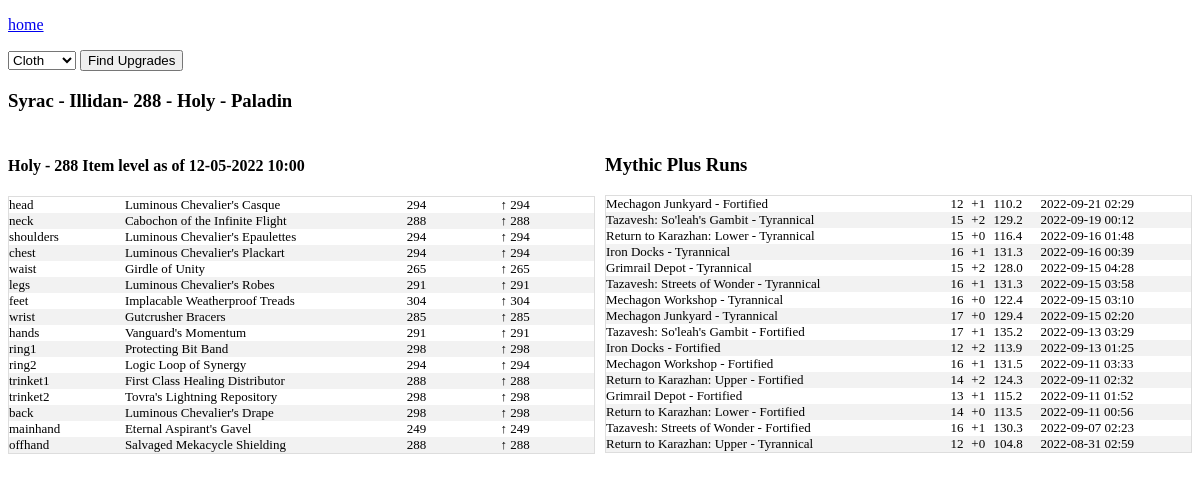
Page /us/Illidan/Syrac on the committed database.
### tables this page shows
CREATE TABLE character_gear_ext(
  name TEXT,
  realm TEXT,
  region TEXT,
  item_level TEXT,
  item_slot TEXT,
  item_name TEXT,
  derived_item_level REAL,
  last_crawled_at TEXT,
  equipped_item_level TEXT,
  class TEXT,
  unique_key,
  active_spec_name TEXT,
  active_spec_role TEXT,
  slot_item_level_change
, item_lookup);

CREATE TABLE all_mythic_plus_runs (
    name TEXT
    ,region TEXT
    ,realm TEXT
    ,dungeon TEXT
    ,short_name TEXT
    ,mythic_level int
    ,completed_at TEXT
    ,clear_time_ms INT
    ,num_keystone_upgrades INT
    ,map_challenge_mode_id INT
    ,zone_id INT
    ,score FLOAT
    ,affixes TEXT
    ,URL TEXT 
    ,unique_key TEXT UNIQUE
    ,tyr_or_fort TEXT
    , active_spec_name TEXT, active_spec_role TEXT, class TEXT);

### app.py (the view, shortened to what this page needs)
@app.route('/<region>/<realm>/<character_name>',methods=['POST','GET'])
def character_name(region,realm,character_name):
    conn = create_connection()
    cursor = conn.cursor()
    distinct_crawl_dates = cursor.execute("""select distinct active_spec_role
                                        ,active_spec_name
                                        ,last_crawled_at as last_crawled_cleansed
                                        ,last_crawled_at
                                        ,equipped_item_level
                                        from character_gear_ext
                                        where name = '{}'
                                            and realm = '{}'
                                            and region = '{}'

                                        order by last_crawled_at desc
                                            """.format(character_name,realm,region)).fetchall()
    results = cursor.execute("""select *
                            from character_gear_ext
                            where name = '{}'
                                and realm = '{}'
                                and region = '{}'
                            and item_slot not in ('tabard','shirt')
                                """.format(character_name,realm,region))
    data = results.fetchall()
    all_mythic_plus_runs = cursor.execute("""select *
                                    ,strftime('%Y-%m-%d %H:%M',completed_at) as completed_at_cleansed
                                    from all_mythic_plus_runs
                                    where name = '{}'
                                        and realm = '{}'
                                        and region = '{}'
                                    order by completed_at desc
                                        """.format(character_name,realm,region)).fetchall()
    character = cursor.execute("""select *
                            ,last_crawled_at as last_crawled_cleansed
                            from character_gear_ext
                            where name = '{}'
                                and realm = '{}'
                                and region = '{}'
                            and item_slot not in ('tabard','shirt')
                            order by last_crawled_at desc
                                """.format(character_name,realm,region)).fetchone()
    return render_template('character.html',data=data,character=character,distinct_crawl_dates=distinct_crawl_dates,all_mythic_plus_runs=all_mythic_plus_runs)

### app.py (called while the page is built)
def create_connection():
    conn = None
    try:
        file ="/home/terrysey/MythicPlus/mplus.db"
        conn = sqlite3.connect(file
        ,detect_types=sqlite3.PARSE_DECLTYPES)
        conn.row_factory=sqlite3.Row
        return conn
    except Error as e:
        print(e)
        try:
            file="/Users/terryseyler/git/mythicplus/mplus.db"
            conn = sqlite3.connect(file
            ,detect_types=sqlite3.PARSE_DECLTYPES)
            conn.row_factory=sqlite3.Row
            return conn
        except Error as e:
            print(e)
            try:
                file="C:/Users/tlsey/git/MythicPlus/mplus.db"
                conn = sqlite3.connect(file
                ,detect_types=sqlite3.PARSE_DECLTYPES)
                conn.row_factory=sqlite3.Row
                return conn
            except Error as e:
                print(e)

### templates/character.html (shortened to what this page needs)
<!doctype html>
<link rel="stylesheet" href="{{ url_for('static', filename='style.css') }}">
<html>
<p><a href="{{url_for('index')}}">home</a></p>
<div class="form">
<span>
<form method="POST">
<select name="item_subclass" id="item_subclass">
  <option value="Cloth">Cloth</option>
</select>
<input class="btn" type="submit" name="submit_button" value="Find Upgrades">
</form>
</span>
</div>
<h3>{{ character['name'] }} - {{ character['realm'] }}- {{ character['equipped_item_level'] }} - {{ character['active_spec_name'] }} - {{character['class']}}</h3>
<div class="row">
<div class ="column">
{% for date in distinct_crawl_dates %}
<h4>{{ date['active_spec_name'] }} - {{date['equipped_item_level']}} Item level as of {{date['last_crawled_cleansed'] }}</h4>
<table class="character">
{% for item in data %}
{% if item['last_crawled_at'] == date['last_crawled_at'] %}
<tr>
  <td width="5%">{{ item['item_slot'] }}</td>
  <td width="15%">{{ item['item_name'] }}</td>
  <td width="5%">{{ item['item_level'] }}</td>
{% if item['slot_item_level_change'] > 0 %}
  <td width="5%">&uarr; {{ item['slot_item_level_change']}}</td>
{% elif item['slot_item_level_change'] < 0 %}
  <td width="5%">&darr;{{ item['slot_item_level_change']}}</td>
{% else %}
  <td width="5%">&harr;</td>
{% endif %}
</tr>
{% endif %}
{% endfor %}
</table>
{% endfor %}
</div>
<div class="column">
<h3>Mythic Plus Runs</h3>
  <table class="character">
  {% for dungeon in all_mythic_plus_runs %}
  <tr>
    <td>{{ dungeon['dungeon'] }} - {{dungeon['tyr_or_fort']}}</td>
    <td>{{ dungeon['mythic_level'] }}</td>
    <td>+{{ dungeon['num_keystone_upgrades'] }}</td>
    <td>{{ dungeon['score'] }}</td>
    <td>{{ dungeon['completed_at_cleansed'] }}</td>
  </tr>
  {% endfor %}
</table>
</div>
</div>

### static/style.css (style rules this page uses)
table.character { border-collapse: collapse; border-spacing: 0; width: 100%; border: 1px solid #ddd; }
th, td { text-align: left; vertical-align:top; padding: 0px; font-size: 13px; }
tr:nth-child(even) { background-color: #f2f2f2; }
.row { display: flex; margin-left:-5px; margin-right:-5px; }
.column { flex: 50%; padding: 5px; }

### rows in the picture
character_gear_ext: name "Syrac", realm "Illidan", equipped_item_level "288", active_spec_name "Holy", class "Paladin", item_slot "head", item_name "Luminous Chevalier's Casque", item_level "294", slot_item_level_change "294"
character_gear_ext: item_slot "neck", item_name "Cabochon of the Infinite Flight", item_level "288", slot_item_level_change "288"
character_gear_ext: item_slot "shoulders", item_name "Luminous Chevalier's Epaulettes", item_level "294", slot_item_level_change "294"
character_gear_ext: item_slot "chest", item_name "Luminous Chevalier's Plackart", item_level "294", slot_item_level_change "294"
character_gear_ext: item_slot "waist", item_name "Girdle of Unity", item_level "265", slot_item_level_change "265"
character_gear_ext: item_slot "legs", item_name "Luminous Chevalier's Robes", item_level "291", slot_item_level_change "291"
character_gear_ext: item_slot "feet", item_name "Implacable Weatherproof Treads", item_level "304", slot_item_level_change "304"
character_gear_ext: item_slot "wrist", item_name "Gutcrusher Bracers", item_level "285", slot_item_level_change "285"
character_gear_ext: item_slot "hands", item_name "Vanguard's Momentum", item_level "291", slot_item_level_change "291"
character_gear_ext: item_slot "ring1", item_name "Protecting Bit Band", item_level "298", slot_item_level_change "298"
character_gear_ext: item_slot "ring2", item_name "Logic Loop of Synergy", item_level "294", slot_item_level_change "294"
character_gear_ext: item_slot "trinket1", item_name "First Class Healing Distributor", item_level "288", slot_item_level_change "288"
character_gear_ext: item_slot "trinket2", item_name "Tovra's Lightning Repository", item_level "298", slot_item_level_change "298"
character_gear_ext: item_slot "back", item_name "Luminous Chevalier's Drape", item_level "298", slot_item_level_change "298"
character_gear_ext: item_slot "mainhand", item_name "Eternal Aspirant's Gavel", item_level "249", slot_item_level_change "249"
character_gear_ext: item_slot "offhand", item_name "Salvaged Mekacycle Shielding", item_level "288", slot_item_level_change "288"
all_mythic_plus_runs: dungeon "Mechagon Junkyard", tyr_or_fort "Fortified", mythic_level "12", num_keystone_upgrades "1", score "110.2", completed_at_cleansed "2022-09-21 02:29"
all_mythic_plus_runs: dungeon "Tazavesh: So'leah's Gambit", tyr_or_fort "Tyrannical", mythic_level "15", num_keystone_upgrades "2", score "129.2", completed_at_cleansed "2022-09-19 00:12"
all_mythic_plus_runs: dungeon "Return to Karazhan: Lower", tyr_or_fort "Tyrannical", mythic_level "15", num_keystone_upgrades "0", score "116.4", completed_at_cleansed "2022-09-16 01:48"
all_mythic_plus_runs: dungeon "Iron Docks", tyr_or_fort "Tyrannical", mythic_level "16", num_keystone_upgrades "1", score "131.3", completed_at_cleansed "2022-09-16 00:39"
all_mythic_plus_runs: dungeon "Grimrail Depot", tyr_or_fort "Tyrannical", mythic_level "15", num_keystone_upgrades "2", score "128.0", completed_at_cleansed "2022-09-15 04:28"
all_mythic_plus_runs: dungeon "Tazavesh: Streets of Wonder", tyr_or_fort "Tyrannical", mythic_level "16", num_keystone_upgrades "1", score "131.3", completed_at_cleansed "2022-09-15 03:58"
all_mythic_plus_runs: dungeon "Mechagon Workshop", tyr_or_fort "Tyrannical", mythic_level "16", num_keystone_upgrades "0", score "122.4", completed_at_cleansed "2022-09-15 03:10"
all_mythic_plus_runs: dungeon "Mechagon Junkyard", tyr_or_fort "Tyrannical", mythic_level "17", num_keystone_upgrades "0", score "129.4", completed_at_cleansed "2022-09-15 02:20"
all_mythic_plus_runs: dungeon "Tazavesh: So'leah's Gambit", tyr_or_fort "Fortified", mythic_level "17", num_keystone_upgrades "1", score "135.2", completed_at_cleansed "2022-09-13 03:29"
all_mythic_plus_runs: dungeon "Iron Docks", tyr_or_fort "Fortified", mythic_level "12", num_keystone_upgrades "2", score "113.9", completed_at_cleansed "2022-09-13 01:25"
all_mythic_plus_runs: dungeon "Mechagon Workshop", tyr_or_fort "Fortified", mythic_level "16", num_keystone_upgrades "1", score "131.5", completed_at_cleansed "2022-09-11 03:33"
all_mythic_plus_runs: dungeon "Return to Karazhan: Upper", tyr_or_fort "Fortified", mythic_level "14", num_keystone_upgrades "2", score "124.3", completed_at_cleansed "2022-09-11 02:32"
all_mythic_plus_runs: dungeon "Grimrail Depot", tyr_or_fort "Fortified", mythic_level "13", num_keystone_upgrades "1", score "115.2", completed_at_cleansed "2022-09-11 01:52"
all_mythic_plus_runs: dungeon "Return to Karazhan: Lower", tyr_or_fort "Fortified", mythic_level "14", num_keystone_upgrades "0", score "113.5", completed_at_cleansed "2022-09-11 00:56"
all_mythic_plus_runs: dungeon "Tazavesh: Streets of Wonder", tyr_or_fort "Fortified", mythic_level "16", num_keystone_upgrades "1", score "130.3", completed_at_cleansed "2022-09-07 02:23"
all_mythic_plus_runs: dungeon "Return to Karazhan: Upper", tyr_or_fort "Tyrannical", mythic_level "12", num_keystone_upgrades "0", score "104.8", completed_at_cleansed "2022-08-31 02:59"

### other values in the picture
{{ date['active_spec_name'] }} "Holy"
{{ date['equipped_item_level'] }} "288"
{{ date['last_crawled_cleansed'] }} "12-05-2022 10:00"
